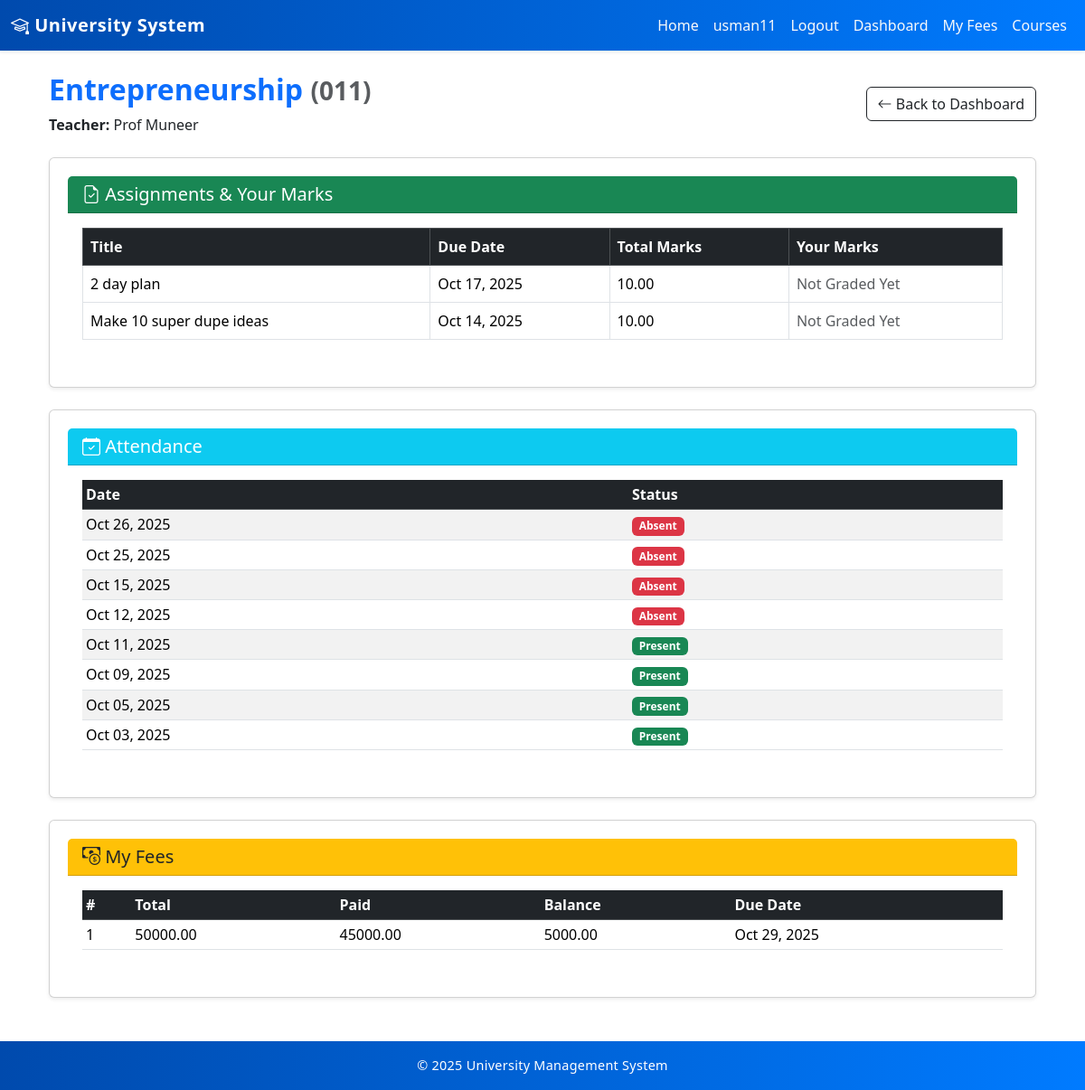
Page /dashboard/student/course/1/ (signed in) on the committed database.
### core/models.py (models this page shows, shortened)
class Course(models.Model):
    name = models.CharField(max_length=100)
    code = models.CharField(max_length=20, unique=True)
    description = models.TextField(blank=True, null=True)
    credits = models.PositiveIntegerField()
    department = models.ForeignKey(Department, on_delete=models.CASCADE, related_name="courses")
    teacher = models.ForeignKey(Teacher, on_delete=models.SET_NULL, null=True, blank=True, related_name="courses")

class Teacher(models.Model):
    user = models.OneToOneField(
        settings.AUTH_USER_MODEL,
        null=True,
        blank=True,
        on_delete=models.SET_NULL,
        related_name='teacher_profile'
    )
    teacher_id = models.CharField(max_length=20, unique=True, blank=True, null=True)
    first_name = models.CharField(max_length=50)
    last_name  = models.CharField(max_length=50)
    email      = models.EmailField(unique=True)
    department = models.ForeignKey(Department, on_delete=models.SET_NULL, null=True, blank=True, related_name="teachers")
    hire_date  = models.DateField(default=timezone.now)
    profile_image = models.ImageField(upload_to='profiles/', null=True, blank=True)
    QUALIFICATION_CHOICES = [
        ('BS', 'BS / Bachelor'),
        ('MS', 'MS / Master'),
        ('MPhil', 'MPhil'),
        ('PhD', 'PhD'),
        ('Other', 'Other'),
    ]
    qualification = models.CharField(max_length=50, choices=QUALIFICATION_CHOICES, null=True, blank=True)
    specialization = models.CharField(max_length=100, null=True, blank=True)
    bio = models.TextField(blank=True, null=True)
    experience_years = models.PositiveIntegerField(default=0, help_text="Years of teaching experience")
    contact_number = models.CharField(max_length=20, blank=True, null=True)

class Assignment(models.Model):
    course = models.ForeignKey(Course, on_delete=models.CASCADE)
    title = models.CharField(max_length=200)
    description = models.TextField(blank=True, null=True)
    due_date = models.DateField(null=True, blank=True)
    total_marks = models.DecimalField(max_digits=5, decimal_places=2, default=10)  # add this
    created_at = models.DateTimeField(auto_now_add=True)

class Attendance(models.Model):
    enrollment = models.ForeignKey('Enrollment', on_delete=models.CASCADE, related_name='attendances')
    date = models.DateField()
    present = models.BooleanField(default=False)
    class Meta:
        unique_together = ('enrollment', 'date')

### fees/models.py (models this page shows, shortened)
class Fee(models.Model):
    student = models.ForeignKey(Student, on_delete=models.CASCADE, related_name="fees")
    total_amount = models.DecimalField(max_digits=10, decimal_places=2)
    amount_paid = models.DecimalField(max_digits=10, decimal_places=2, default=0)
    balance = models.DecimalField(max_digits=10, decimal_places=2, editable=False)
    due_date = models.DateField(null=True, blank=True)

### core/views.py (the view)
# urls.py: path('dashboard/student/course/<int:pk>/', views.student_course_detail, name='student_course_detail'),
@login_required
@role_required(['student'])
def student_course_detail(request, pk):
    student = getattr(request.user, 'student_profile', None) or \
              Student.objects.filter(email__iexact=request.user.email).first()
    course = get_object_or_404(Course, pk=pk)
    enrollment = Enrollment.objects.filter(course=course, student=student).first()
    if not enrollment:
        messages.error(request, "You are not enrolled in this course.")
        return redirect('student_dashboard')
    assignments = Assignment.objects.filter(course=course).order_by('-created_at')
    assignments_with_marks = []
    for a in assignments:
        mark_obj = Mark.objects.filter(assignment=a, student=student).first()
        total = float(getattr(a, 'total_marks', 10))
        obtained = float(mark_obj.marks_obtained) if mark_obj and mark_obj.marks_obtained is not None else None
        if obtained is None:
            status = "Pending"
        elif obtained >= (total / 2):
            status = "Passed"
        else:
            status = "Failed"
        assignments_with_marks.append({
            'assignment': a,
            'mark': mark_obj,
            'status': status,
        })
    attendance_list = Attendance.objects.filter(enrollment=enrollment).order_by('-date')
    fees = Fee.objects.filter(student=student).order_by('-id')
    return render(request, 'core/dashboards/student_course_detail.html', {
        'student': student,
        'course': course,
        'enrollment': enrollment,
        'assignments_with_marks': assignments_with_marks,
        'attendance_list': attendance_list,
        'fees': fees,
    })

### templates/core/dashboards/student_course_detail.html (shortened to what this page needs)
{% extends 'base.html' %}
{% block content %}
<div class="container mt-4">
  <div class="d-flex justify-content-between align-items-center mb-4">
    <div>
      <h2 class="fw-bold text-primary">{{ course.name }}
        <small class="text-muted">({{ course.code }})</small>
      </h2>
      <p class="mb-0">
        <strong>Teacher:</strong> {{ course.teacher.first_name }} {{ course.teacher.last_name }}
      </p>
    </div>
    <a href="{% url 'student_dashboard' %}" class="btn btn-outline-dark">
      <i class="bi bi-arrow-left"></i> Back to Dashboard
    </a>
  </div>
  <div class="card shadow-sm mb-4">
    <div class="card-header bg-success text-white">
      <h5 class="mb-0"><i class="bi bi-file-earmark-check"></i> Assignments & Your Marks</h5>
    </div>
    <div class="card-body">
      {% if assignments_with_marks %}
        <div class="table-responsive">
          <table class="table table-bordered align-middle">
            <thead class="table-dark">
              <tr>
                <th>Title</th>
                <th>Due Date</th>
                <th>Total Marks</th>
                <th>Your Marks</th>
              </tr>
            </thead>
            <tbody>
              {% for row in assignments_with_marks %}
                <tr>
                  <td>{{ row.assignment.title }}</td>
                  <td>{{ row.assignment.due_date|date:"M d, Y"|default:"—" }}</td>
                  <td>{{ row.assignment.total_marks }}</td>
                  <td>
                    {% if row.mark and row.mark.marks_obtained is not None %}
                      <span class="badge bg-primary">{{ row.mark.marks_obtained|floatformat:2 }}</span>
                    {% else %}
                      <span class="text-muted">Not Graded Yet</span>
                    {% endif %}
                  </td>
                </tr>
              {% endfor %}
            </tbody>
          </table>
        </div>
      {% else %}
        <div class="alert alert-info">No assignments for this course yet.</div>
      {% endif %}
    </div>
  </div>
  <div class="card shadow-sm mb-4">
    <div class="card-header bg-info text-white">
      <h5 class="mb-0"><i class="bi bi-calendar-check"></i> Attendance</h5>
    </div>
    <div class="card-body">
      {% if attendance_list %}
        <div class="table-responsive">
          <table class="table table-striped table-sm align-middle">
            <thead class="table-dark">
              <tr>
                <th>Date</th>
                <th>Status</th>
              </tr>
            </thead>
            <tbody>
              {% for a in attendance_list %}
                <tr>
                  <td>{{ a.date|date:"M d, Y" }}</td>
                  <td>
                    {% if a.present %}
                      <span class="badge bg-success">Present</span>
                    {% else %}
                      <span class="badge bg-danger">Absent</span>
                    {% endif %}
                  </td>
                </tr>
              {% endfor %}
            </tbody>
          </table>
        </div>
      {% else %}
        <div class="alert alert-info">No attendance records for this course.</div>
      {% endif %}
    </div>
  </div>
  <div class="card shadow-sm mb-4">
    <div class="card-header bg-warning">
      <h5 class="mb-0"><i class="bi bi-cash-coin"></i> My Fees</h5>
    </div>
    <div class="card-body">
      {% if fees %}
        <div class="table-responsive">
          <table class="table table-sm align-middle">
            <thead class="table-dark">
              <tr>
                <th>#</th>
                <th>Total</th>
                <th>Paid</th>
                <th>Balance</th>
                <th>Due Date</th>
              </tr>
            </thead>
            <tbody>
              {% for fee in fees %}
                <tr>
                  <td>{{ forloop.counter }}</td>
                  <td>{{ fee.total_amount|default:"—" }}</td>
                  <td>{{ fee.amount_paid|default:"—" }}</td>
                  <td>
                    {% if fee.balance <= 0 %}
                      <span class="badge bg-success">Cleared</span>
                    {% else %}
                      {{ fee.balance }}
                    {% endif %}
                  </td>
                  <td>{{ fee.due_date|date:"M d, Y"|default:"—" }}</td>
                </tr>
              {% endfor %}
            </tbody>
          </table>
        </div>
      {% else %}
        <div class="alert alert-info">No fee records found.</div>
      {% endif %}
    </div>
  </div>
</div>
{% endblock %}

### templates/base.html (shortened to what this page needs)
{% load static %}
<!DOCTYPE html>
<html lang="en">
<head>
  <link rel="stylesheet" href="{% static 'css/style.css' %}">
  <link rel="stylesheet" href="{% static 'css/admin.css' %}">
  <link href="https://cdn.jsdelivr.net/npm/bootstrap@5.3.3/dist/css/bootstrap.min.css" rel="stylesheet">
  <link href="https://cdn.jsdelivr.net/npm/bootstrap-icons@1.11.3/font/bootstrap-icons.css" rel="stylesheet">
</head>
<body>
  <nav class="navbar navbar-expand-lg navbar-dark shadow-sm">
    <div class="container-fluid">
      <a class="navbar-brand fw-bold" href="{% url 'home' %}">
        <i class="bi bi-mortarboard"></i> University System
      </a>
      <div class="collapse navbar-collapse" id="navbarNav">
        <ul class="navbar-nav ms-auto">
          <li class="nav-item">
            <a class="nav-link" href="{% url 'home' %}">Home</a>
          </li>
          {% if user.is_authenticated %}
            <li class="nav-item">
              <a class="nav-link" href="{% url 'profile' %}">
                {{ user.username }}
              </a>
            </li>
            <li class="nav-item">
              <form method="post" action="{% url 'logout' %}" class="d-inline">
                <button type="submit" class="nav-link btn btn-link text-decoration-none" style="color:inherit;">
                  Logout
                </button>
              </form>
            </li>
            {% if user.profile.role|lower == 'admin' %}
              <li class="nav-item"><a class="nav-link" href="{% url 'register' %}">Register</a></li>
              <li class="nav-item"><a class="nav-link" href="{% url 'admin_dashboard' %}">Dashboard</a></li>
              <li class="nav-item"><a class="nav-link" href="{% url 'fee_list' %}">Fees</a></li>
              <li class="nav-item"><a class="nav-link" href="{% url 'students_list' %}">Students</a></li>
              <li class="nav-item"><a class="nav-link" href="{% url 'teachers_list' %}">Teachers</a></li>
              <li class="nav-item"><a class="nav-link" href="{% url 'courses_list' %}">Courses</a></li>
              <li class="nav-item"><a class="nav-link" href="{% url 'department_list' %}">Departments</a></li>
              <li class="nav-item"><a class="nav-link" href="{% url 'enrollments_list' %}">Enrollments</a></li>
            {% elif user.profile.role|lower == 'teacher' %}
              <li class="nav-item"><a class="nav-link" href="{% url 'teacher_dashboard' %}">Dashboard</a></li>
              <li class="nav-item"><a class="nav-link" href="{% url 'students_list' %}">Students</a></li>
              <li class="nav-item"><a class="nav-link" href="{% url 'courses_list' %}">Courses</a></li>
            {% elif user.profile.role|lower == 'student' %}
              <li class="nav-item"><a class="nav-link" href="{% url 'student_dashboard' %}">Dashboard</a></li>
              <li class="nav-item"><a class="nav-link" href="{% url 'my_fee' %}">My Fees</a></li>
              <li class="nav-item"><a class="nav-link" href="{% url 'courses_list' %}">Courses</a></li>
            {% endif %}
          {% else %}
            <li class="nav-item"><a class="nav-link" href="{% url 'login' %}">Login</a></li>
            <li class="nav-item"><a class="nav-link" href="{% url 'students_list' %}">Students</a></li>
            <li class="nav-item"><a class="nav-link" href="{% url 'courses_list' %}">Courses</a></li>
          {% endif %}
        </ul>
      </div>
    </div>
  </nav>
  <div class="container mt-4">
    {% block content %}{% endblock %}
  </div>
  <footer class="text-center py-3 mt-5">
    <p>&copy; 2025 University Management System
    </p>
  </footer>
</body>
</html>

### static/css/style.css (style rules this page uses)
body { font-family: 'Poppins', sans-serif; background-color: #f4f6f9; color: #333; margin: 0; padding: 0; overflow-x: hidden; }
h1, h2, h3, h4, h5 { font-weight: 600; color: #003366; }
a { text-decoration: none; transition: 0.3s ease; }
.card { background: #fff; border-radius: 10px; padding: 20px; box-shadow: 0 1px 8px rgba(0, 0, 0, 0.08); transition: transform 0.3s; }

### static/css/admin.css (style rules this page uses)
.card { border-radius: 12px; transition: all 0.3s ease-in-out; }

### templates/base.html (style rules this page uses)
.navbar { background: linear-gradient(90deg, #004aad, #007bff); }
.navbar .navbar-brand { font-weight: 700; letter-spacing: 0.5px; }
.navbar .nav-link { color: #f8f9fa !important; transition: all 0.3s ease-in-out; }
footer { background: linear-gradient(90deg, #004aad, #007bff); color: white; font-size: 0.9rem; }
footer p { margin: 0; letter-spacing: 0.3px; }

### rows in the picture
Course: name "Entrepreneurship", code "011", teacher.first_name "Prof", teacher.last_name "Muneer"
Assignment: assignment "2 day plan", assignment.due_date "Oct 17, 2025", assignment.total_marks "10.00"
Assignment: assignment "Make 10 super dupe ideas", assignment.due_date "Oct 14, 2025", assignment.total_marks "10.00"
Attendance: date "Oct 26, 2025", present "Absent"
Attendance: date "Oct 25, 2025", present "Absent"
Attendance: date "Oct 15, 2025", present "Absent"
Attendance: date "Oct 12, 2025", present "Absent"
Attendance: date "Oct 11, 2025", present "Present"
Attendance: date "Oct 09, 2025", present "Present"
Attendance: date "Oct 05, 2025", present "Present"
Attendance: date "Oct 03, 2025", present "Present"
Fee: total_amount "50000.00", amount_paid "45000.00", balance "5000.00", due_date "Oct 29, 2025"

### other values in the picture
{{ user.username }} "usman11"
